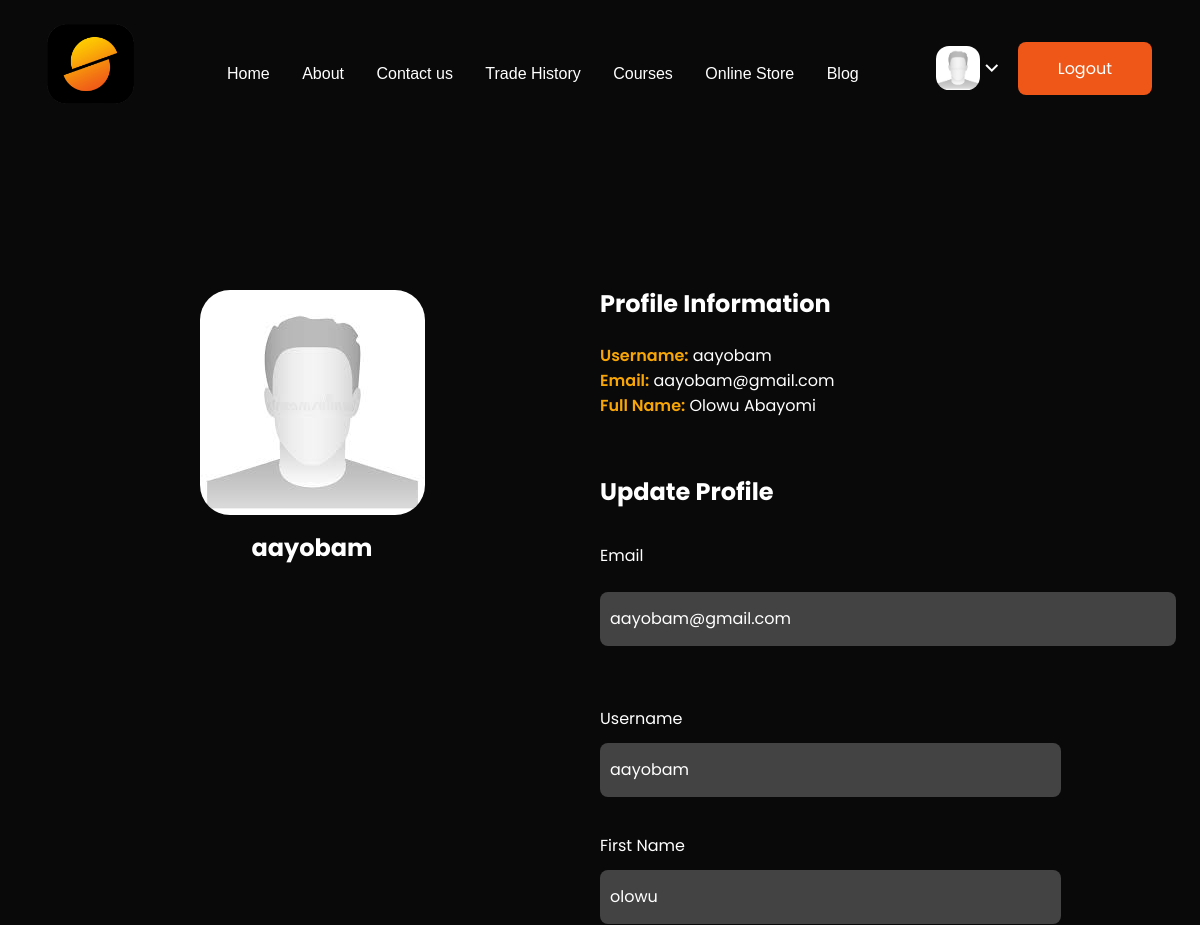
/user/profile/860cee2b-3464-4b8a-ae1d-cad69bf02eeb (signed in, upper part), run on an earlier commit of the app's database.
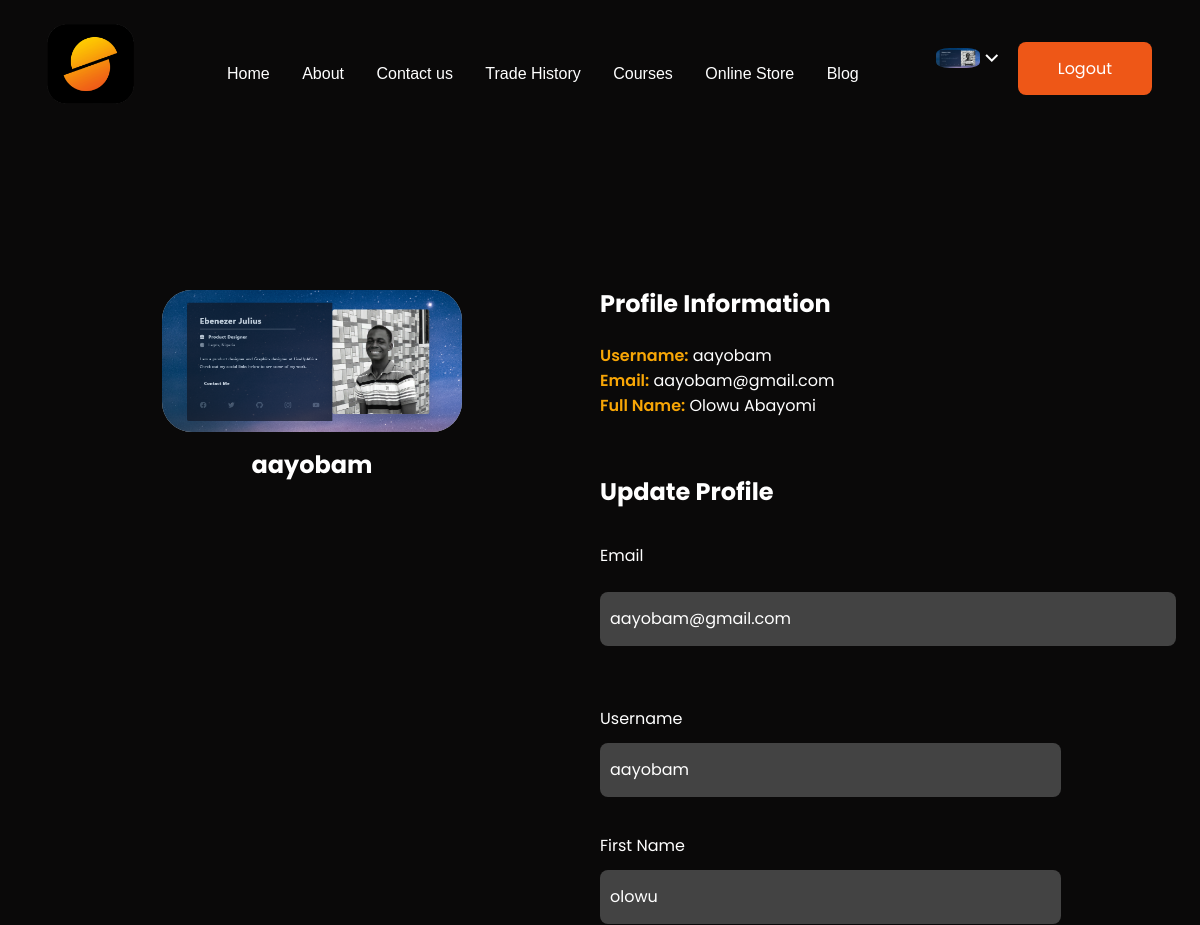
And on a later commit of the database.
### userprolog/models.py (models this page shows, shortened)
class User(AbstractBaseUser, PermissionsMixin):
    id = models.UUIDField(primary_key=True, default=uuid.uuid4, editable=False, unique=True)
    username = models.CharField(max_length=200, unique=True, blank=True)
    email = models.EmailField(max_length=200, unique=True, blank=False)
    first_name = models.CharField(max_length=200, blank=True)
    last_name = models.CharField(max_length=200, blank=True)
    phone_no = models.CharField(max_length=11,validators=[MaxLengthValidator(11)])
    profile_picture = models.ImageField(null=True, blank=True, default="default_user_image.jpeg", upload_to="profile_image/",)
    is_active = models.BooleanField(default=False)
    is_staff = models.BooleanField(default=False)
    is_superuser = models.BooleanField(default=False)
    date_joined = models.DateTimeField(auto_now_add=True)
    created = models.DateTimeField(auto_now_add=True)
    updated = models.DateTimeField(auto_now=True)
    objects = UserManager()
    EMAIL_FIELD = 'email'
    USERNAME_FIELD = 'username'
    REQUIRED_FIELDS = ['email',]

### userprolog/views.py (the view)
# urls.py: path('user/profile/<str:id>', user_profile, name="user-profile"),
@login_required(login_url="user-login")
def user_profile(request, id):
    template_name = "userprolog/profile.html"
    user = get_object_or_404(User, id=id)
    if request.method == 'POST':
        form = UserUpdateForm(request.POST, request.FILES, instance=user)
        if form.is_valid():
            update_form = form.save(commit=False)
            update_form.is_active = True
            update_form.save()
            messages.success(request, f"User updated successfully")
            return redirect("user-profile", id)
        messages.error(request, f"Unable to update user")
        return redirect("user-profile", id)
    else:
        form = UserUpdateForm(instance=user)
    context = {"form":form, "user":user}
    return render(request, template_name, context)

### userprolog/forms.py
class UserUpdateForm(forms.ModelForm):
    profile_picture = forms.ImageField(required=True, error_messages={'required':"An image is required"})
    class Meta:
        model = User
        fields = ['first_name', 'last_name', 'phone_no', 'email', 'username', 'profile_picture', 'is_active', 'is_staff', 'is_superuser']
    def __init__(self, *args, **kwargs):
        super().__init__(*args, **kwargs)
        self.fields['first_name'].widget.attrs.update({'class':"input-field"})
        self.fields['last_name'].widget.attrs.update({'class':"input-field"})
        self.fields['phone_no'].widget.attrs.update({'class':"input-field"})
        self.fields['email'].widget.attrs.update({'class':"input-field"})
        self.fields['username'].widget.attrs.update({'class':"input-field"})
        self.fields['profile_picture'].widget.attrs.update({'class':"input-field"})
        self.fields['is_active'].widget.attrs.update({'class':"input"})
        self.fields['is_staff'].widget.attrs.update({'class':"input"})
        self.fields['is_superuser'].widget.attrs.update({'class':"input"})

### userprolog/templates/userprolog/profile.html (shortened to what this page needs)
{% extends 'base.html' %}
{% load static %}
{% block content %}
	<div class="page-wrapper" style="margin-top: -350px;">
        <section class="user-profile">
            <div class="user-image">
                <img src="{{ user.profile_picture.url }}" alt="user's profile image">
                <h4>{{user.username}}</h4>
            </div>
            <div class="profile-description">
                <div class="profile-details">
                    <h4>Profile Information</h4>
                    <p><label for="username">Username:</label> {{user.username}}</p>
                    <p><label for="email">Email:</label> {{ user.email }}</p>
                    <p><label for="fullname">Full Name:</label> {{ user.first_name|title }} {{user.last_name|title}}</p>
                </div>
                <div class="profile-fields">
                    <h4>Update Profile</h4>
                    <form action="{% url 'user-profile' user.pk %}" method="post" enctype="multipart/form-data">
                        <div>
                            <label for="email">Email</label>
                            {{form.email}}
                        </div>
                        <div>
                            <label for="username">Username</label>
                            {{form.username }}
                        </div>
                        <div>
                            <label for="first-name">First Name</label>
                            {{ form.first_name }}
                        </div>
                    </form>
                </div>
            </div>
        </section>
	</div>
{% endblock content %}

### templates/base.html (shortened to what this page needs)
{% load static %}
<!DOCTYPE html>
<html lang="en">
<head>
    <link rel="stylesheet" type="text/css" href=" {% static 'css/style.css' %}" />
    <link rel="stylesheet" type="text/css" href="https://cdnjs.cloudflare.com/ajax/libs/OwlCarousel2/2.2.1/assets/owl.carousel.min.css">
	<link rel="stylesheet" type="text/css" href="https://cdnjs.cloudflare.com/ajax/libs/OwlCarousel2/2.2.1/assets/owl.theme.default.min.css">
	<link href="https://cdn.jsdelivr.net/npm/remixicon@2.5.0/fonts/remixicon.css" rel="stylesheet">
</head>
<body>
	<div class="page-wrapper">
		<header class="banner-wrapper">
			<div class="navbar">
				{% block header_logo %}
					<div class="navbar__Link navbar__Link-brand">
						<a href="{% url 'home' %}" class="index-link">
							<img src="{% static 'images/logo.png' %}" class="navbar-logo" alt="website's logo">
						</a>
					</div>
				{% endblock header_logo %}
				<nav class="navbar__Items">
					<ul>
						<li class="navbar__Link">
							<a class="nav-link" href="{% url 'home' %}">Home</a>
						</li>
						<li class="navbar__Link">
							<a class="nav-link" href="{% url 'about' %}">About</a>
						</li>
						<li class="navbar__Link">
							<a class="nav-link" href="{% url 'contact' %}">Contact us</a>
						</li>
						<li class="navbar__Link">
							<a class="nav-link" href="{% url 'trade-history' %}">Trade History</a>
						</li>
						<li class="navbar__Link">
							<a class="nav-link" href="{% url 'courses' %}">Courses</a>
						</li>
						<li class="navbar__Link">
							<a class="nav-link" href="{% url 'onlinestore' %}">Online Store</a>
						</li>
						<li class="navbar__Link">
							<a class="nav-link" href="{% url 'blog' %}">Blog</a>
						</li>
					</ul>
				</nav>
				<nav class="navbar__Items navbar__Items--right">
					{% if request.user.is_authenticated %}
					<div class="profile">
						<div class="dropdown">
							<main>
								<img src="{{user.profile_picture.url}}" class="img-profile"><i class="ri-arrow-down-s-line profile-icon"></i>
							</main>
						</div>
					</div>
						<div class="navbar__Link">
							<a class="btn hire-btn"  href="{% url 'user-logout' %}">Logout</a>
						</div>
                    {% else %}
						<div class="navbar__Link">
							<a class="login-link"  href="{% url 'user-login' %}">Login</a>
							<a class="btn hire-btn"  href="{% url 'register' %}">Sign Up</a>
						</div>
                    {% endif%}
            	</nav>
			</div>
		</header>
	</div>
    {% block content %}{% endblock content %}
</body>
</html>

What changed in the data, as far as the page shows it:
changed User "aayobam": profile_picture: picture added in place of a placeholder
